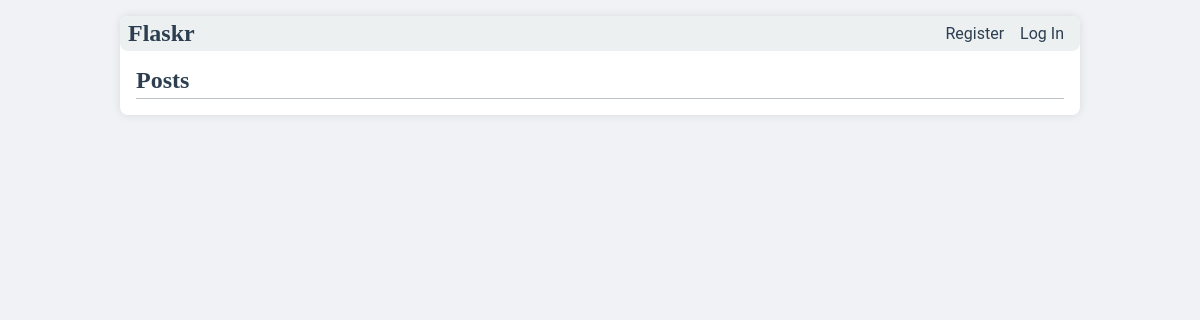
Before: / with the older database file.
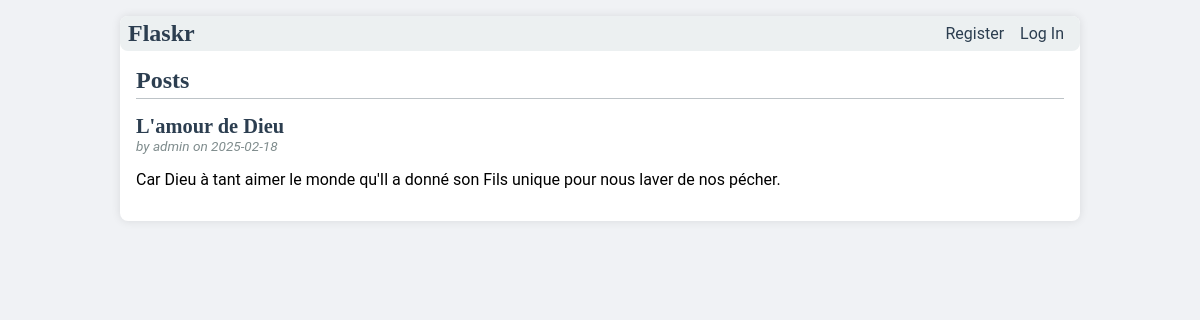
After: the same page with the newer database file.
### tables this page shows
CREATE TABLE post(
    id INTEGER PRIMARY KEY AUTOINCREMENT,
    author_id INTEGER NOT NULL,
    created TIMESTAMP NOT NULL DEFAULT CURRENT_TIMESTAMP,
    title TEXT NOT NULL,
    body TEXT NOT NULL,
    FOREIGN KEY (author_id) REFERENCES user (id)
);

CREATE TABLE user(
    id INTEGER PRIMARY KEY AUTOINCREMENT,
    username TEXT UNIQUE NOT NULL,
    password  TEXT NOT NULL
);

### flaskr/blog.py (the view)
@bp.route('/')
def index():
    db = get_db()
    posts = db.execute(
        'SELECT p.id, title, body, created, author_id, username'
        ' FROM post p JOIN user u ON p.author_id = u.id'
        ' ORDER BY created DESC'
    ).fetchall()
    return render_template('blog/index.html', posts=posts)

### flaskr/auth.py (called while the page is built)
@bp.before_app_request
def load_logged_in_user():
    user_id = session.get('user_id')
    if user_id is None:
        g.user = None
    else:
        g.user = get_db().execute(
            'SELECT * FROM user WHERE id = ?', (user_id,)
        ).fetchone()

### flaskr/db.py (called while the page is built)
def get_db():
    if 'db' not in g:
        g.db = sqlite3.connect(
            current_app.config['DATABASE'],
            detect_types=sqlite3.PARSE_DECLTYPES
        )
        g.db.row_factory = sqlite3.Row
    return g.db

### flaskr/templates/blog/index.html (shortened to what this page needs)
{% extends 'base.html' %}
{% block header %}
  <h1>{% block title %}Posts{% endblock %}</h1>
{% endblock %}
{% block content %}
  {% for post in posts %}
    <article class="post">
      <header>
        <div>
          <h1>{{ post['title'] }}</h1>
          <div class="about">by {{ post['username'] }} on {{ post['created'].strftime('%Y-%m-%d') }}</div>
        </div>
      </header>
      <p class="body">{{ post['body'] }}</p>
    </article>
  {% endfor %}
{% endblock %}

### flaskr/templates/base.html (shortened to what this page needs)
<!doctype html>
<link rel="stylesheet" href="{{ url_for('static', filename='style.css') }}">
<nav>
  <h1>Flaskr</h1>
  <ul>
    {% if g.user %}
      <li><span>{{ g.user['username'] }}</span>
      <li><a href="{{ url_for('auth.logout') }}">Log Out</a>
    {% else %}
      <li><a href="{{ url_for('auth.register') }}">Register</a>
      <li><a href="{{ url_for('auth.login') }}">Log In</a>
    {% endif %}
  </ul>
</nav>
<section class="content">
  <header>
    {% block header %}{% endblock %}
  </header>
  {% block content %}{% endblock %}
</section>

### flaskr/static/style.css (style rules this page uses)
h1 { font-family: 'Merriweather', serif; color: #2c3e50; margin: 1rem 0; }
a { color: #3498db; text-decoration: none; }
nav { background: #ecf0f1; display: flex; align-items: center; padding: 0 0.5rem; border-radius: 8px; }
nav h1 { flex: auto; margin: 0; }
nav ul { display: flex; list-style: none; margin: 0; padding: 0; }
nav ul li a, nav ul li span, header .action { display: block; padding: 0.5rem; color: #2c3e50; }
.content { padding: 0 1rem 1rem; }
.content > header { border-bottom: 1px solid #bdc3c7; display: flex; align-items: flex-end; }
.content > header h1 { flex: auto; margin: 1rem 0 0.25rem 0; }
.post > header { display: flex; align-items: flex-end; font-size: 0.85em; }
.post > header > div:first-of-type { flex: auto; }
.post > header h1 { font-size: 1.5em; margin-bottom: 0; }
.post .about { color: #7f8c8d; font-style: italic; }
.post .body { white-space: pre-line; }
.content:last-child { margin-bottom: 0; }

Changed rows visible on the page:
added post: title "L'amour de Dieu", username "admin", created "2025-02-18", body "Car Dieu à tant aimer le monde qu'Il a donné son Fils unique pour nous laver de nos pécher."
